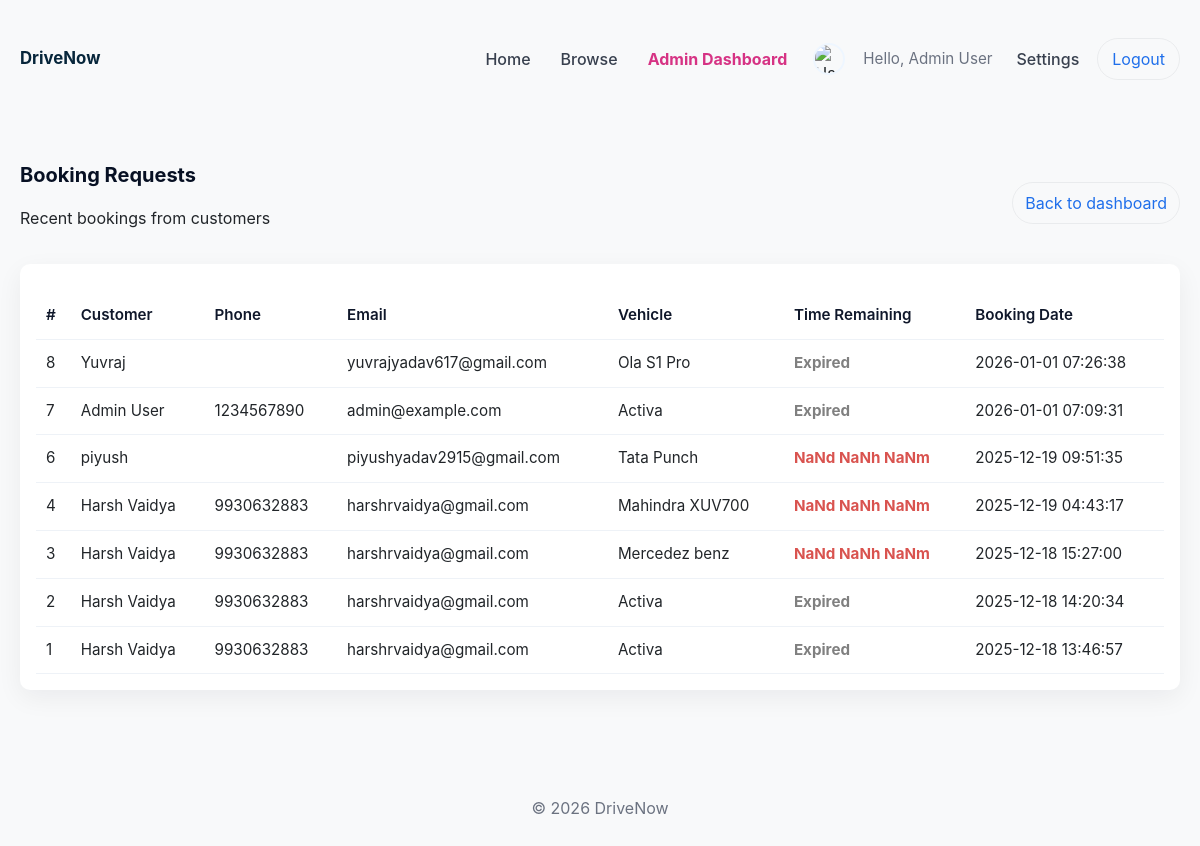
The app's page /admin/bookings.php (signed in) with its own data.
### tables this page shows
CREATE TABLE `bookings` (
  `id` int(11) NOT NULL,
  `user_id` int(11) NOT NULL,
  `vehicle_id` int(11) NOT NULL,
  `booking_date` date NOT NULL,
  `booking_time` varchar(20) DEFAULT NULL,
  `booking_datetime` datetime DEFAULT NULL,
  `created_at` timestamp NOT NULL DEFAULT current_timestamp(),
  `return_date` date DEFAULT NULL,
  `return_datetime` datetime DEFAULT NULL,
  `status` enum('pending','confirmed','completed','cancelled') DEFAULT 'pending',
  `total_price` decimal(10,2) DEFAULT 0.00
);

CREATE TABLE `users` (
  `id` int(11) NOT NULL,
  `name` varchar(100) NOT NULL,
  `email` varchar(150) NOT NULL,
  `phone` varchar(30) DEFAULT NULL,
  `password` varchar(255) NOT NULL,
  `user_type` enum('admin','customer') NOT NULL DEFAULT 'customer',
  `created_at` timestamp NOT NULL DEFAULT current_timestamp(),
  `is_verified` tinyint(1) DEFAULT 0,
  `id_document_path` varchar(255) DEFAULT NULL,
  `profile_picture` varchar(255) DEFAULT NULL
);

CREATE TABLE `vehicles` (
  `id` int(11) NOT NULL,
  `name` varchar(150) NOT NULL,
  `type` varchar(100) NOT NULL,
  `price_per_day` decimal(10,2) NOT NULL,
  `status` varchar(50) DEFAULT 'available',
  `image` varchar(255) DEFAULT NULL,
  `created_at` timestamp NOT NULL DEFAULT current_timestamp(),
  `location` varchar(150) DEFAULT 'Main Branch',
  `transmission` enum('Auto','Manual') DEFAULT 'Auto',
  `fuel_type` enum('Petrol','Diesel','Electric','Hybrid') DEFAULT 'Petrol',
  `lat` decimal(10,8) DEFAULT NULL,
  `lng` decimal(11,8) DEFAULT NULL
);

### admin/bookings.php (the view, shortened to what this page needs)
<?php
require_once __DIR__ . '/../config/db.php';
require_once __DIR__ . '/../includes/header.php';
$sql = "SELECT b.*,
               u.name AS customer_name,
               u.email AS customer_email,
               u.phone AS customer_phone,
               v.name AS vehicle_name
        FROM bookings b
        JOIN users u ON b.user_id = u.id
        JOIN vehicles v ON b.vehicle_id = v.id
        ORDER BY b.created_at DESC";
$res = mysqli_query($conn, $sql);
?>
<main class="admin-container">
  <div class="admin-header">
    <div>
      <h2>Booking Requests</h2>
      <p class="small">Recent bookings from customers</p>
    </div>
    <div class="admin-actions">
      <a class="btn btn-outline" href="dashboard.php">Back to dashboard</a>
    </div>
  </div>
  <div class="admin-card">
    <table class="admin-table">
      <thead>
        <tr>
          <th>#</th>
          <th>Customer</th>
          <th>Phone</th>
          <th>Email</th>
          <th>Vehicle</th>
          <th>Time Remaining</th>
          <th>Booking Date</th>
        </tr>
      </thead>
      <tbody>
        <?php while ($row = mysqli_fetch_assoc($res)): ?>
          <tr>
            <td><?php echo $row['id']; ?></td>
            <td><?php echo htmlspecialchars($row['customer_name']); ?></td>
            <td><?php echo htmlspecialchars($row['customer_phone']); ?></td>
            <td><?php echo htmlspecialchars($row['customer_email']); ?></td>
            <td><?php echo htmlspecialchars($row['vehicle_name']); ?></td>
            <td>
                <?php if ($row['status'] == 'confirmed' || $row['status'] == 'pending'): ?>
                    <?php
                    $fallback_date = !empty($row['return_date']) ? $row['return_date'] : $row['booking_date'];
                    $end_time = !empty($row['return_datetime']) ? $row['return_datetime'] : $fallback_date . ' 23:59:59';
                    ?>
                    <span class="admin-timer" data-end="<?php echo $end_time; ?>" style="font-weight:bold;color:#d9534f">Calculating...</span>
                <?php else: ?>
                    <span class="badge badge-<?php echo $row['status']; ?>"><?php echo ucfirst($row['status']); ?></span>
                <?php endif; ?>
            </td>
            <td><?php echo htmlspecialchars($row['created_at']); ?></td>
          </tr>
        <?php endwhile; ?>
      </tbody>
    </table>
  </div>
</main>
<?php require_once __DIR__ . '/../includes/footer.php'; ?>

### assets/css/common.css (style rules this page uses)
:root { --bg: #f8f9fa; --card: #ffffff; --muted: #6c757d; --accent: #0d6efd; --accent-hover: #0b5ed7; --accent-contrast: #ffffff; --radius: 8px; --shadow: 0 4px 6px -1px rgba(0, 0, 0, 0.1), 0 2px 4px -1px rgba(0, 0, 0, 0.06); --max-width: 1200px; }
* { box-sizing: border-box }
body { font-family: 'Inter', system-ui, -apple-system, sans-serif; background: var(--bg); color: #212529; margin: 0; line-height: 1.5 }
.btn-outline { background: transparent; border: 1px solid rgba(15, 23, 42, 0.08); padding: 8px 14px; border-radius: 999px; color: var(--accent); text-decoration: none; display: inline-flex; align-items: center }

### assets/css/admin.css (style rules this page uses)
:root { --admin-bg:#f7faf7; --card:#ffffff; --muted:#6b7280; --accent:#1f6feb; --danger:#ef4444; --radius:10px; --shadow: 0 8px 26px rgba(15,23,42,0.06); }
.admin-area .admin-container { max-width:1200px; margin:22px auto; padding:20px; }
.admin-area .admin-header { display:flex; justify-content:space-between; align-items:center; gap:12px; margin-bottom:18px; }
.admin-area h2 { margin:0;font-size:1.25rem;color:#071023 }
.admin-area .admin-actions { display:flex;gap:10px;align-items:center }
.admin-card { background:var(--card);padding:16px;border-radius:var(--radius);box-shadow:var(--shadow) }
.btn { display:inline-flex;align-items:center;gap:8px;padding:8px 12px;border-radius:999px;border:none;cursor:pointer;text-decoration:none }
.btn-outline { background:transparent;border:1px solid rgba(15,23,42,0.06);color:var(--accent) }
.admin-table { width:100%;border-collapse:collapse;margin-top:12px }
.admin-table th, .admin-table td { padding:12px 10px;border-bottom:1px solid #eef2f7;text-align:left;font-size:0.95rem }
.admin-table th { font-weight:600;color:#0f172a;background:transparent }

### records on screen
bookings: id "8", user.name "Yuvraj", user.email "yuvrajyadav617@gmail.com", vehicle.name "Ola S1 Pro", created_at "2026-01-01 07:26:38"
bookings: id "7", user.name "Admin User", user.phone "1234567890", user.email "admin@example.com", vehicle.name "Activa", created_at "2026-01-01 07:09:31"
bookings: id "6", user.name "piyush", user.email "piyushyadav2915@gmail.com", vehicle.name "Tata Punch", created_at "2025-12-19 09:51:35"
bookings: id "4", user.name "Harsh Vaidya", user.phone "9930632883", user.email "harshrvaidya@gmail.com", vehicle.name "Mahindra XUV700", created_at "2025-12-19 04:43:17"
bookings: id "3", user.name "Harsh Vaidya", user.phone "9930632883", user.email "harshrvaidya@gmail.com", vehicle.name "Mercedez benz", created_at "2025-12-18 15:27:00"
bookings: id "2", user.name "Harsh Vaidya", user.phone "9930632883", user.email "harshrvaidya@gmail.com", vehicle.name "Activa", created_at "2025-12-18 14:20:34"
bookings: id "1", user.name "Harsh Vaidya", user.phone "9930632883", user.email "harshrvaidya@gmail.com", vehicle.name "Activa", created_at "2025-12-18 13:46:57"

### other values on screen
$_SESSION['user_name'] "Admin User"
